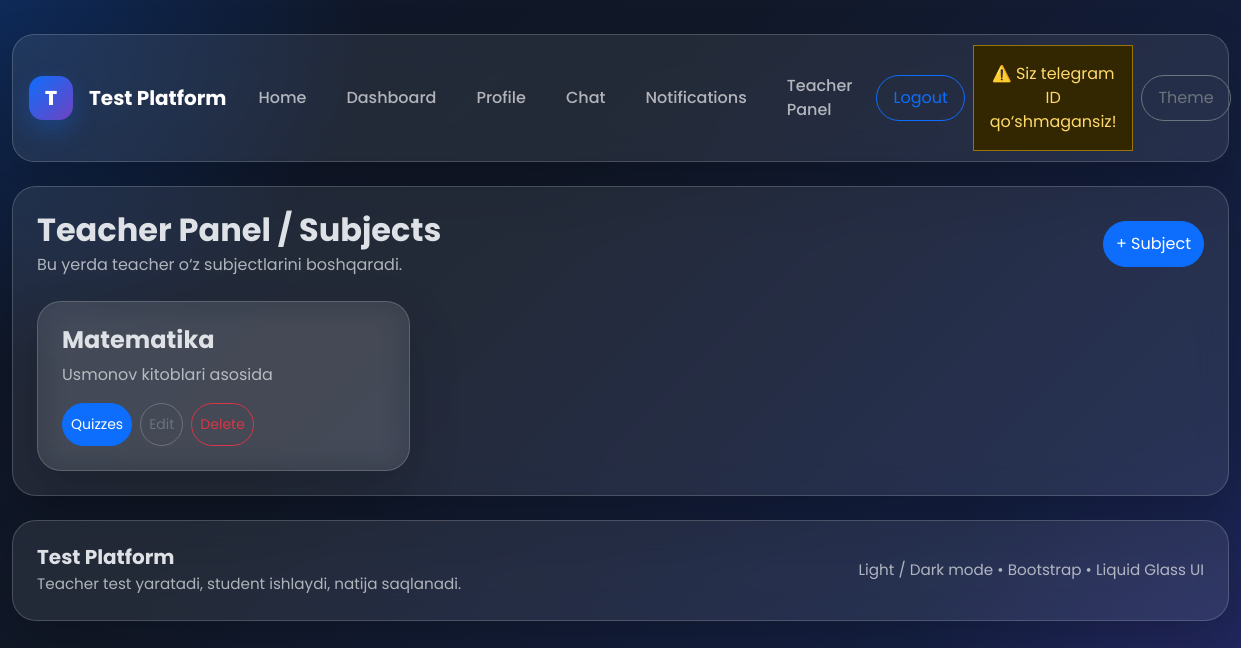
Page /quiz/teacher/subjects/ (signed in) on the earlier database version.
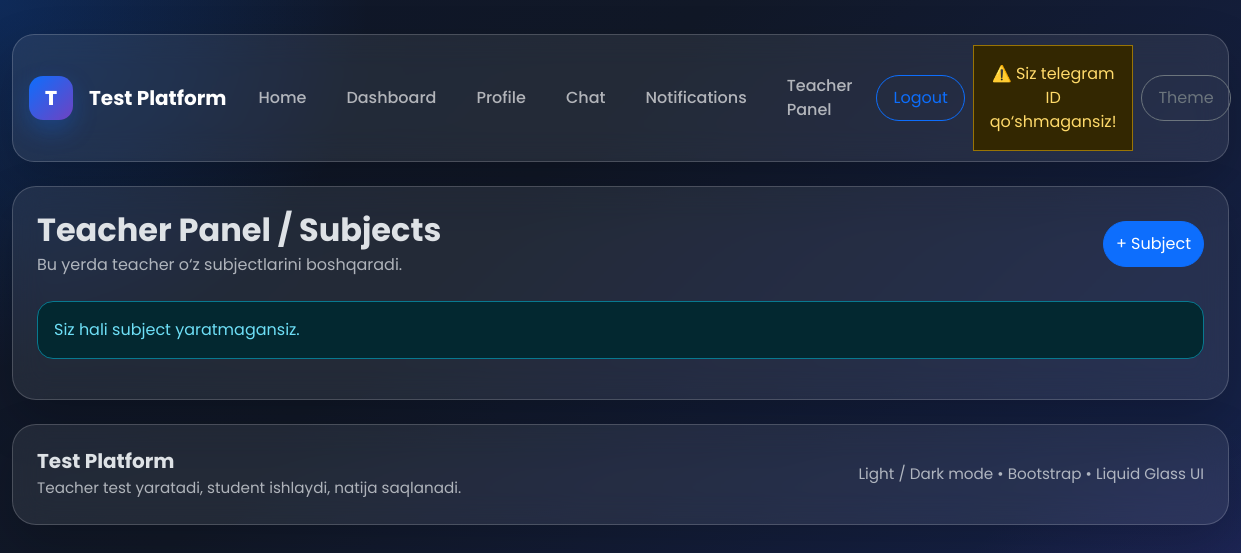
Same page on the later database version.
### quiz/models.py (models this page shows, shortened)
class Subject(models.Model):
    name = models.CharField(max_length=255)
    description = models.TextField(blank=True, null=True)
    created_by = models.ForeignKey(
        settings.AUTH_USER_MODEL,
        on_delete=models.CASCADE,
        related_name='teacher_subjects'
    )
    created_at = models.DateTimeField(auto_now_add=True)
    class Meta:
        ordering = ['-created_at']

### quiz/views.py (the view)
    @login_required
    def wrapper(request, *args, **kwargs):
        if request.user.role != "teacher":
            messages.error(request, "Bu bo‘lim faqat teacher uchun.")
            return redirect("dashboard")
        return view_func(request, *args, **kwargs)

### quiz/views.py (called while the page is built)
def paginate_queryset(request, queryset, per_page=8):
    paginator = Paginator(queryset, per_page)
    page_number = request.GET.get("page")
    return paginator.get_page(page_number)

def teacher_required(view_func):
    @login_required
    def wrapper(request, *args, **kwargs):
        if request.user.role != "teacher":
            messages.error(request, "Bu bo‘lim faqat teacher uchun.")
            return redirect("dashboard")
        return view_func(request, *args, **kwargs)
    return wrapper

@teacher_required
def teacher_subject_list_view(request):
    subjects = Subject.objects.filter(created_by=request.user).order_by("-created_at")
    page_obj = paginate_queryset(request, subjects, 8)
    return render(
        request,
        "quiz/teacher_subject_list.html",
        {
            "page_obj": page_obj,
        },
    )

### templates/quiz/teacher_subject_list.html (shortened to what this page needs)
{% extends 'base.html' %}
{% block content %}
<div class="glass main-card p-4">
    <div class="d-flex justify-content-between align-items-center mb-4 flex-wrap gap-2">
        <div>
            <h2 class="fw-bold mb-1">Teacher Panel / Subjects</h2>
            <div class="opacity-75">Bu yerda teacher o‘z subjectlarini boshqaradi.</div>
        </div>
        <a href="{% url 'teacher_subject_create' %}" class="btn btn-primary rounded-pill">
            + Subject
        </a>
    </div>
    <div class="row g-4">
        {% for subject in page_obj %}
            <div class="col-lg-4 col-md-6">
                <div class="glass main-card p-4 h-100">
                    <h4 class="fw-bold">{{ subject.name }}</h4>
                    <p class="opacity-75">
                        {{ subject.description|default:"Description yo‘q" }}
                    </p>
                    <div class="d-flex gap-2 flex-wrap">
                        <a href="{% url 'teacher_quiz_list' subject.id %}"
                           class="btn btn-primary rounded-pill btn-sm">
                            Quizzes
                        </a>
                        <a href="{% url 'teacher_subject_edit' subject.id %}"
                           class="btn btn-outline-secondary rounded-pill btn-sm">
                            Edit
                        </a>
                        <a href="{% url 'teacher_subject_delete' subject.id %}"
                           class="btn btn-outline-danger rounded-pill btn-sm">
                            Delete
                        </a>
                    </div>
                </div>
            </div>
        {% empty %}
            <div class="col-12">
                <div class="alert alert-info rounded-4">Siz hali subject yaratmagansiz.</div>
            </div>
        {% endfor %}
    </div>
</div>
{% endblock %}

Differences in the rows shown:
removed Subject: name "Matematika", description "Usmonov kitoblari asosida"
Other differences:
text now shown: "Siz hali subject yaratmagansiz."
